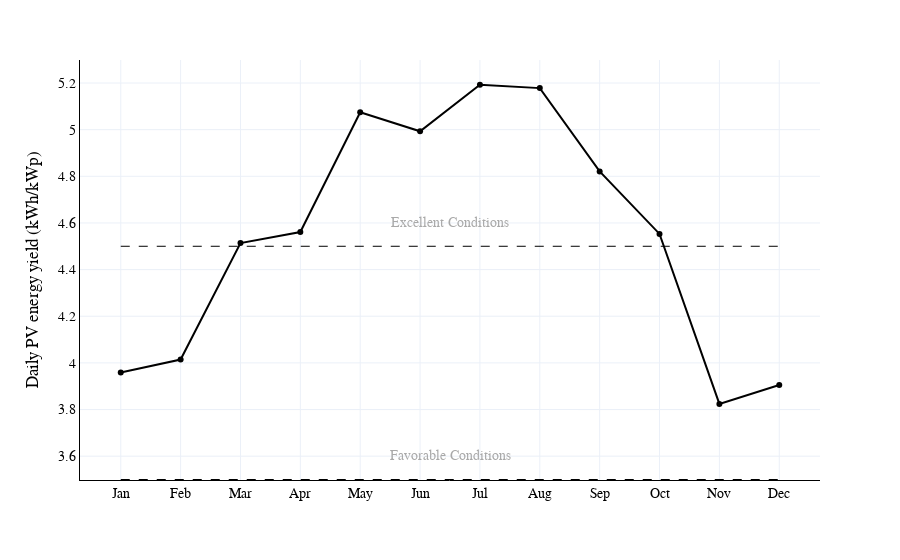

This figure's notebook cell:
### Markdown cell above
## solar

### Code cell
extract_monthly_stats()

### Figure 1 — Plotly figure (JSON) as saved in the notebook; plotly's stock layout.template omitted (floating-point values rounded to 4 significant figures)
{"data": [{"hovertemplate": "month=%{x}<br>daily=%{y}<extra></extra>", "legendgroup": "", "line": {"color": "black", "dash": "solid"}, "marker": {"symbol": "circle"}, "mode": "markers+lines", "name": "", "orientation": "v", "showlegend": false, "type": "scatter", "x": [1, 2, 3, 4, 5, 6, 7, 8, 9, 10, 11, 12], "xaxis": "x", "y": [3.959, 4.014, 4.514, 4.561, 5.075, 4.993, 5.192, 5.178, 4.821, 4.553, 3.824, 3.905], "yaxis": "y"}], "layout": {"annotations": [{"font": {"color": "darkgrey"}, "showarrow": false, "text": "Excellent Conditions", "x": 6.5, "xanchor": "center", "xref": "x", "y": 4.6}, {"font": {"color": "darkgrey"}, "showarrow": false, "text": "Favorable Conditions", "x": 6.5, "xanchor": "center", "xref": "x", "y": 3.6}], "autosize": true, "font": {"color": "black", "family": "system-ui, -apple-system, \"Segoe UI\", Roboto, \"Helvetica Neue\", Arial, \"Noto Sans\", \"Liberation Sans\", sans-serif, \"Apple Color Emoji\", \"Segoe UI Emoji\", \"Segoe UI Symbol\", \"Noto Color Emoji\"", "size": 14}, "legend": {"tracegroupgap": 0}, "margin": {"t": 60}, "plot_bgcolor": "white", "shapes": [{"line": {"color": "black", "dash": "dash", "width": 1}, "type": "line", "x0": 1, "x1": 12, "y0": 3.5, "y1": 3.5}, {"line": {"color": "black", "dash": "dash", "width": 1}, "type": "line", "x0": 1, "x1": 12, "y0": 4.5, "y1": 4.5}], "xaxis": {"anchor": "y", "domain": [0, 1], "linecolor": "black", "showgrid": true, "ticktext": ["Jan", "Feb", "Mar", "Apr", "May", "Jun", "Jul", "Aug", "Sep", "Oct", "Nov", "Dec"], "tickvals": [1, 2, 3, 4, 5, 6, 7, 8, 9, 10, 11, 12], "title": {"text": ""}, "zeroline": false}, "yaxis": {"anchor": "x", "domain": [0, 1], "linecolor": "black", "range": [0, null], "title": {"text": "Daily PV energy yield (kWh/kWp)"}}}}
